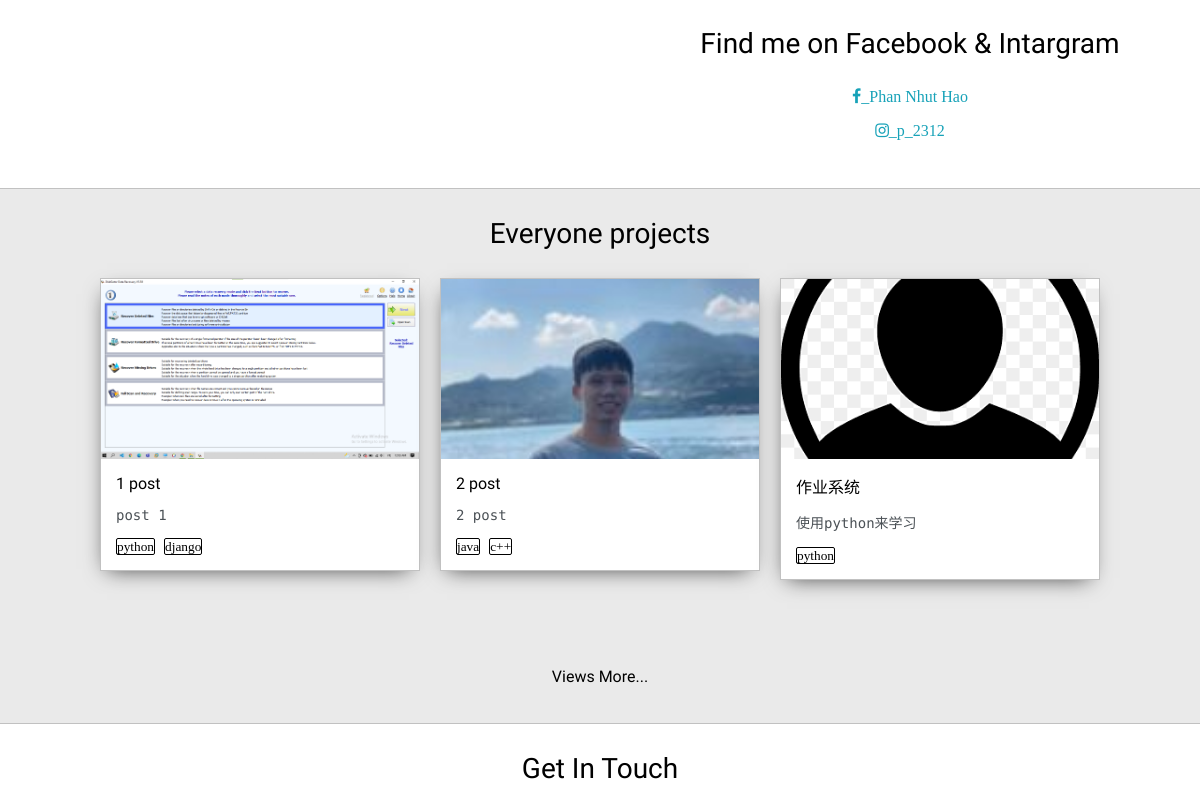
/ (middle part), run on an earlier commit of the app's database.
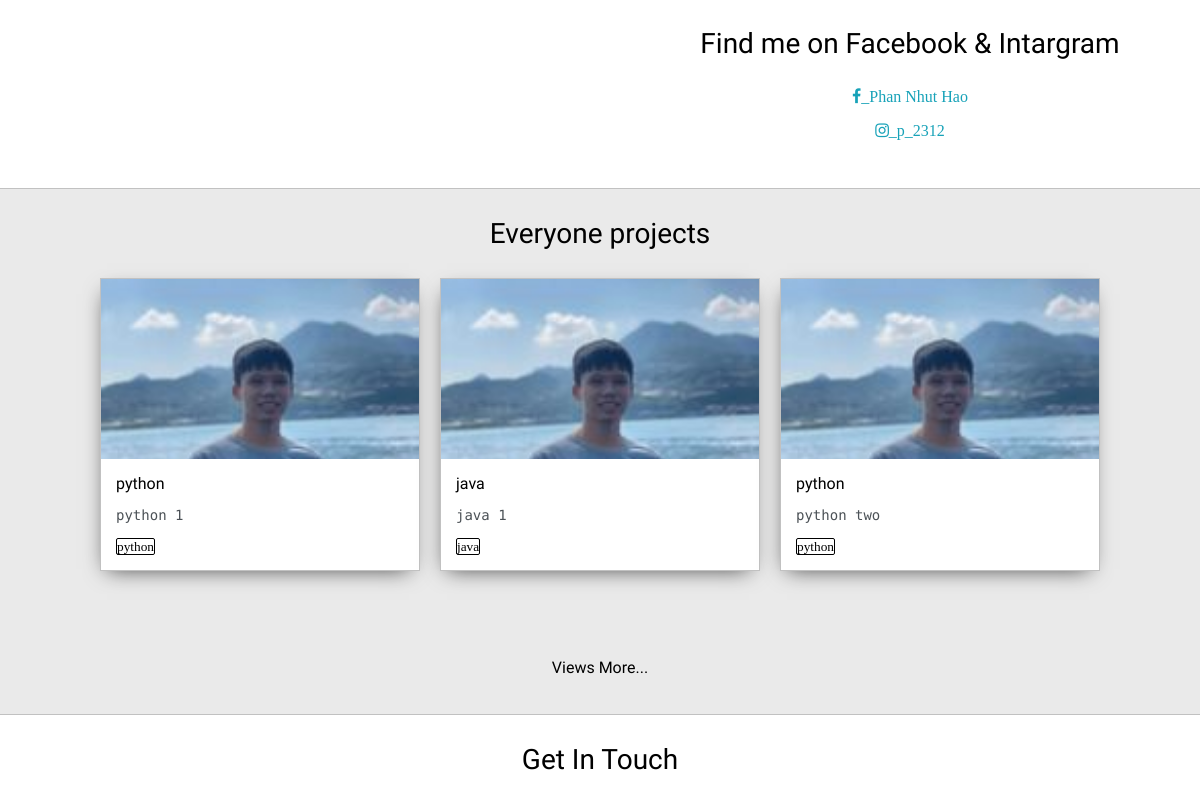
And on a later commit of the database.
### OurProfile/models.py (models this page shows, shortened)
class Post(models.Model):
    customer = models.ForeignKey(User,on_delete=models.CASCADE)
    images = models.ImageField(null = True,blank=True)
    title = models.CharField(max_length=200)
    body = models.TextField(max_length=500)
    date_created = models.DateTimeField(auto_now_add=True)
    categories = models.ManyToManyField(Tag,null=True)
    public = models.BooleanField(default=False)
    private = models.BooleanField(default=False)

class Tag(models.Model):
    name = models.CharField(max_length=50)
    def __str__(self):
        return self.name

### OurProfile/views.py (the view)
# urls.py: path('',views.home,name="home"),
def home(request):
    posts = Post.objects.all()[0:3]
    context = {'posts':posts}
    return render(request,"OurProfile/home.html",context)

### OurProfile/templates/OurProfile/home.html (shortened to what this page needs)
<!DOCTYPE html>
{% load static %}
<html>
<head>
	<link rel="stylesheet"  type="text/css" href="{% static 'css/layout.css' %}">
	<link id="theme-style" rel="stylesheet" type="text/css" href="">
</head>
<body>
				{% include 'OurProfile/navbar.html' %}
	<section class="s2">
		<div class="main-container">
			<div class="about-wrapper">
				<div class="about-me">
				</div>
				<div class="social-links">
					<h3>Find me on Facebook & Intargram</h3>
					<a class="fa fa-facebook" target="_blank" href="https://www.facebook.com/">_Phan Nhut Hao</a>
					<br>
					<a class="fa fa-instagram" target="_blank" href="https://instahram.com/">_p_2312</a>
				</div>
			</div>
		</div>
	</section>
	<section class="s1">
		<div class="main-container">
			<h3 style="text-align: center;">Everyone projects</h3>
			<div class="post-wrapper">
			{% for post in posts %}
				<div>
					<div class="post">
						<a href="{% url 'post' post.id %}">
							{% if post.images %}
							<img class="thumbnail" src="{{ post.images.url }}">
							{% else %}
							<p>no images </p>
							{% endif %}
						</a>
						<div class="post-preview">
							<h6 class="post-title">{{post.title}}</h6>
							<p class="post-intro">{{post.body}}</p>
							{% for categories in post.categories.all %}
								<small style="border: solid 1px;border-radius: 2px;margin-right: 5px;">{{categories}}</small>
							{% endfor %}
						</div>
					</div>
				</div>
			{% endfor %}
			</div>
			<a href="{% url 'posts' %}"><h6 style="text-align: center;">Views More...</h6></a>
		</div>
	</section>
	<section class="s2">
		<div class="main-container">
			<h3 style="text-align: center;">Get In Touch</h3>
		</div>
	</section>
</body>
</html>

What changed in the data, as far as the page shows it:
removed Post: images (picture), title "1 post", body "post 1", Tag (name "python")
no longer on this page (row unchanged): Tag: name "django", shown under "1 post"
removed Post: images (picture), title "2 post", body "2 post", Tag (name "java")
no longer on this page (row unchanged): Tag: name "c++", shown under "2 post"
removed Post: images (picture), title "作业系统", body "使用python来学习", Tag (name "python")
added Post: images (picture), title "python", body "python 1", Tag (name "python")
added Post: images (picture), title "java", body "java 1", Tag (name "java")
added Post: images (picture), title "python", body "python two", Tag (name "python")
